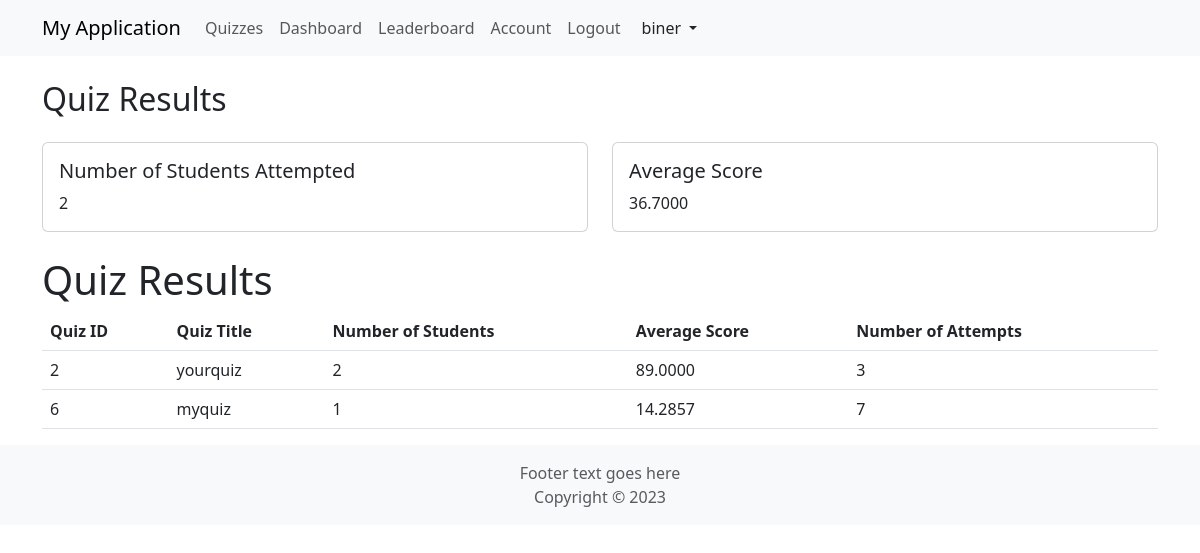
Before: /dashboard (signed in) with the older database file.
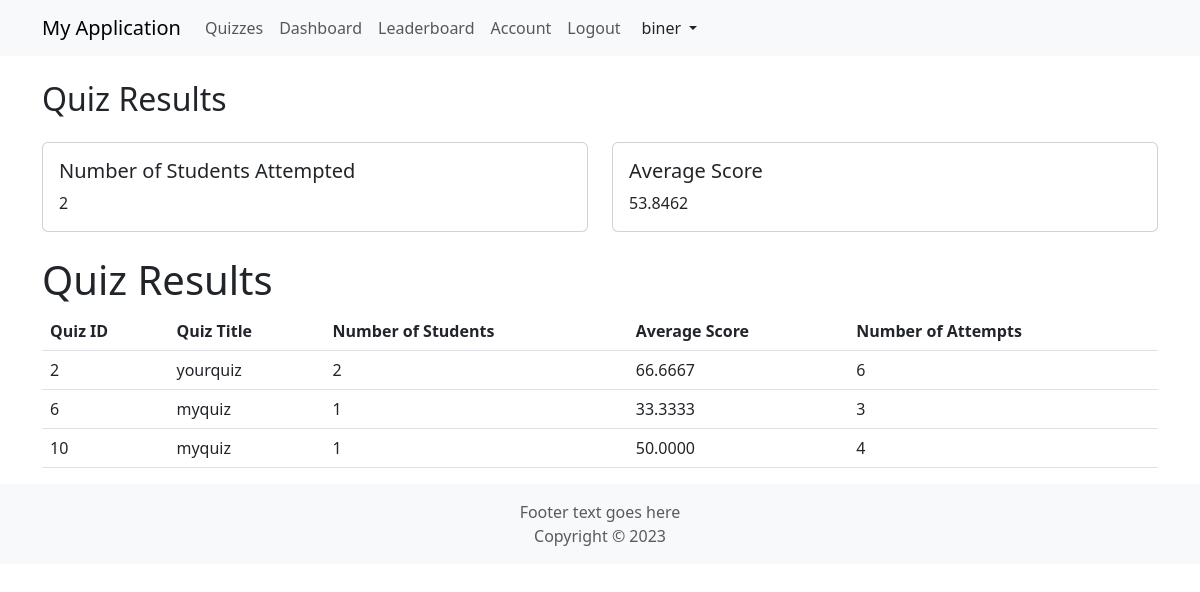
After: the same page with the newer database file.
### tables this page shows
CREATE TABLE `quizzes` (
  `id` int(11) NOT NULL,
  `title` varchar(255) NOT NULL,
  `description` varchar(512) DEFAULT NULL,
  `user_id` int(11) NOT NULL,
  `created_at` timestamp NULL DEFAULT current_timestamp(),
  `submittable` tinyint(1) DEFAULT 0,
  `mode` enum('all','one') NOT NULL DEFAULT 'all'
);

### src/Controller/BaseController.php (called while the page is built, shortened)
<?php
class BaseController{
    public function render($view, $params = [])
    {
        return View::render($view, $params);
    }
}

### src/Config/Application.php (called while the page is built, shortened)
<?php
class Application {
    public static string $ROOT_DIR;
    private Router $router;
    function __construct($router, $rootPath)
    {
        self::$ROOT_DIR = $rootPath;
        $this->router = $router;
    }
    function run(){
        try{
            $this->router->dispatch();
        }
        catch(NotFoundException $e){
            $error_page = Application::$ROOT_DIR."/src/View/error.php";
            $this->handleExceptions($e, $error_page);
        }
        catch(\Exception $e){
            $this->handleExceptions($e);
        }
    }
}

### index.php (called while the page is built, shortened)
<?php
$router = new Router();
$router->get('custom', function(){
    echo "This custom route";
});
$router->get('/', [HomeController::class, 'index']);
$router->get('login', [AuthController::class, 'login']);
$router->get('signup', [AuthController::class, 'signup']);
$router->get('logout', [AuthController::class, 'logout']);
$router->post('login', [AuthController::class, 'login']);
$router->post('signup', [AuthController::class, 'signup']);
$router->get('admin/users', [AdminController::class, 'index']);
$router->post('admin/users/update', [AdminController::class, 'updateUser']);
$router->post('admin/users/password', [AdminController::class, 'changeUserPassword']);
$router->get('admin/users/delete', [AdminController::class, 'deleteUser']);
$router->get('quiz', [QuizController::class, 'show']);
$router->get('quizzes', [QuizController::class, 'index']);
$router->get('quiz/delete', [QuizController::class, 'delete']);
$router->post('quiz/update', [QuizController::class, 'update']);
$router->post('quiz/store', [QuizController::class, 'store']);
$router->post('quiz/take', [QuizStudentController::class, 'store']);
$router->post('quiz/take/one', [QuizStudentController::class, 'take']);
$router->post('all', [QuizController::class, 'all']);
$router->get('question/delete', [QuestionController::class, 'delete']);
$router->post('question/store', [QuestionController::class, 'store']);
$router->post('question/update', [QuestionController::class, 'update']);
$router->get('option/delete', [OptionController::class, 'delete']);
$router->post('option/store', [OptionController::class, 'store']);
$router->post('option/update', [OptionController::class, 'update']);
$router->get('leaderboard', [DashboardController::class, 'leaderboard']);
$router->get('dashboard', [DashboardController::class, 'dashboard']);
$router->get('account', [UserController::class, 'index']);
$router->post('account/update', [UserController::class, 'update']);
$router->post('account/password', [UserController::class, 'changePassword']);
$router->post('account/image', [UserController::class, 'changeImage']);
$app = new Application($router, __DIR__);
$app->run();

### src/Config/Database.php (called while the page is built, shortened)
<?php
class Database{
    static public function query($sql, $sql_parms = []){
        $db =  Database::connect();
        $query = null;
        if(empty($sql_parms)){
            $query = $db->query($sql);
        }else{
            $query = $db->prepare($sql);
            $query->execute($sql_parms);
        }
        $data = $query->fetchAll(\PDO::FETCH_ASSOC);
        return $data;
    }
    static public function connect(){
        try{
            return new \PDO(Config::CONFIG['db'],Config::CONFIG['db_user'],Config::CONFIG['db_password']);
        }catch(PDOException $e){
            return null;
        }
    }
}

### src/Model/QuizModel.php (called while the page is built, shortened)
<?php
class QuizModel extends Database{
    static function getAvgScoreAndNumberOfStudents($teacher_id){
        $sql = "SELECT COUNT(DISTINCT qa.user_id) AS num_takers, AVG(qa.score) AS avg_score
        FROM quiz_attempts AS qa
        JOIN quizzes AS q ON qa.quiz_id = q.id
        WHERE q.user_id = :teacher_id;
        ";
        return Database::query($sql, [':teacher_id'=>$teacher_id]);
    }
    static function getAvgScoreAndNumberOfStudentsForEachQuiz($teacher_id){
        $sql = "SELECT quizzes.id AS quiz_id, quizzes.title,
        COUNT(DISTINCT quiz_attempts.user_id) AS num_students,
        AVG(quiz_attempts.score) AS avg_score,
        COUNT(quiz_attempts.id) AS num_attempts
    FROM quizzes
    JOIN quiz_attempts ON quizzes.id = quiz_attempts.quiz_id
    WHERE quizzes.user_id = :teacher_id
    GROUP BY quizzes.id
    ";
        return Database::query($sql, [':teacher_id'=>$teacher_id]);
    }
}

### src/View/quiz/dashboard_teacher.php (the view, shortened to what the changed rows need)
<div class="container my-4">
  <h2>Quiz Results</h2>
  <div class="row mt-4">
    <div class="col-md-6">
      <div class="card">
        <div class="card-body">
          <h5 class="card-title">Average Score</h5>
          <p class="card-text"><?php echo $result['avg_score']; ?></p>
        </div>
      </div>
    </div>
  </div>
</div>
<div class="container">
  <h1>Quiz Results</h1>
  <table class="table">
    <thead>
      <tr>
        <th>Quiz ID</th>
        <th>Quiz Title</th>
        <th>Number of Students</th>
        <th>Average Score</th>
        <th>Number of Attempts</th>
      </tr>
    </thead>
    <tbody>
      <?php
      foreach ($quiz_results as $quiz) {
        echo "<tr>";
        echo "<td>{$quiz['quiz_id']}</td>";
        echo "<td>{$quiz['title']}</td>";
        echo "<td>{$quiz['num_students']}</td>";
        echo "<td>{$quiz['avg_score']}</td>";
        echo "<td>{$quiz['num_attempts']}</td>";
        echo "</tr>";
      }
      ?>
    </tbody>
  </table>
</div>

Changed rows visible on the page:
computed for quizzes "yourquiz": avg_score "89.0000" → "66.6667"; num_attempts "3" → "6"
computed for quizzes id 6: avg_score "14.2857" → "33.3333"; num_attempts "7" → "3"
added quizzes: id "10", title "myquiz", num_students "1", avg_score "50.0000", num_attempts "4"
Other visible differences:
$result['avg_score']: "36.7000" → "53.8462"
